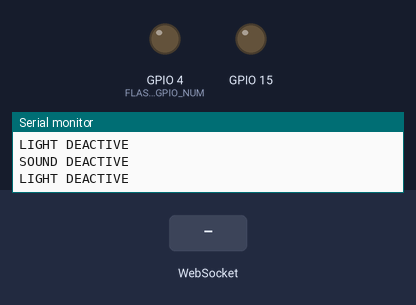
Simulated run of this sketch. Board: ESP32. Parts: output pins drawn as LEDs (lit = HIGH), the last lines printed to the serial monitor. Inputs (shaded band) come from the test bench. WiFi joins after 1.5 s; servers stay silent unless stated; the camera gives no picture.

Above: at 3.0 s.
3.1 s: WebSocket text "F-ON" received
At 4.3 s:
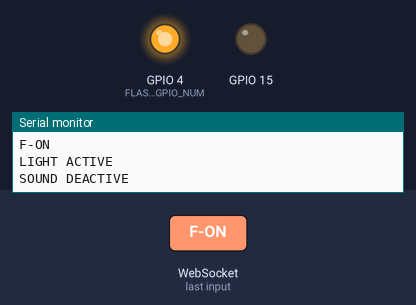
4.6 s: WebSocket text "BEEP" received
At 5.3 s:
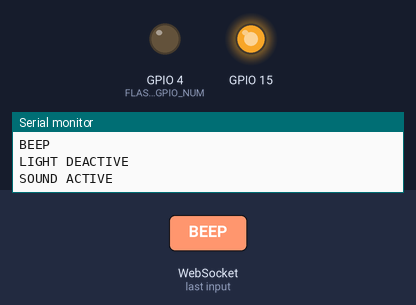
Timing chart, 0 to 7.6 s (numbered marks = the images above; inputs shaded):
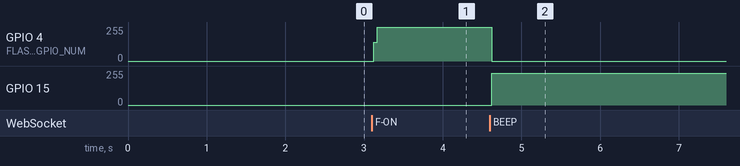

Measured:
- after the input at 3.1 s, GPIO 4 (FLASH_GPIO_NUM): 0/255 → 255/255 at once
- after the input at 4.6 s, GPIO 4 (FLASH_GPIO_NUM): 255/255 → 0/255 at once; GPIO 15: 0/255 → 239/255 at once

The sketch:

For-ESP32CAM.ino
```cpp
#include "esp_camera.h"
#include <WiFi.h>
#include <WebSocketsServer.h>

#define SOUND_BIT 8
#define CHANNEL 0
#define CHANNEL_ 1
#define FREQ 2000
#define FLASH_GPIO_NUM 4
#define BUZZER_GPIO_NUM 15

#define PWDN_GPIO_NUM     32
#define RESET_GPIO_NUM    -1
#define XCLK_GPIO_NUM      0
#define SIOD_GPIO_NUM     26
#define SIOC_GPIO_NUM     27

#define Y9_GPIO_NUM       35
#define Y8_GPIO_NUM       34
#define Y7_GPIO_NUM       39
#define Y6_GPIO_NUM       36
#define Y5_GPIO_NUM       21
#define Y4_GPIO_NUM       19
#define Y3_GPIO_NUM       18
#define Y2_GPIO_NUM        5
#define VSYNC_GPIO_NUM    25
#define HREF_GPIO_NUM     23
#define PCLK_GPIO_NUM     22


WebSocketsServer webSocket = WebSocketsServer(81);
WiFiServer server(80);
uint8_t cam_num;
char _payload[16];
bool connected = false;

String index_html ="<html>\n \
<head>\n \
<title>Not Client !!!!</title>\n \
</head>\n \
<body>\n \
<div id='output'>Anoymouse Gateway</div>\n \
</body>\n \
</html>\n \
</script>";
void configCamera(){
  camera_config_t config;
  config.ledc_channel = LEDC_CHANNEL_0;
  config.ledc_timer = LEDC_TIMER_0;
  config.pin_d0 = Y2_GPIO_NUM;
  config.pin_d1 = Y3_GPIO_NUM;
  config.pin_d2 = Y4_GPIO_NUM;
  config.pin_d3 = Y5_GPIO_NUM;
  config.pin_d4 = Y6_GPIO_NUM;
  config.pin_d5 = Y7_GPIO_NUM;
  config.pin_d6 = Y8_GPIO_NUM;
  config.pin_d7 = Y9_GPIO_NUM;
  config.pin_xclk = XCLK_GPIO_NUM;
  config.pin_pclk = PCLK_GPIO_NUM;
  config.pin_vsync = VSYNC_GPIO_NUM;
  config.pin_href = HREF_GPIO_NUM;
  config.pin_sscb_sda = SIOD_GPIO_NUM;
  config.pin_sscb_scl = SIOC_GPIO_NUM;
  config.pin_pwdn = PWDN_GPIO_NUM;
  config.pin_reset = RESET_GPIO_NUM;
  config.xclk_freq_hz = 20000000;
  config.pixel_format = PIXFORMAT_JPEG;

  config.frame_size = FRAMESIZE_QVGA;
  config.jpeg_quality = 9;
  config.fb_count = 1;

  esp_err_t err = esp_camera_init(&config);
  if (err != ESP_OK) {
    Serial.printf("Camera init failed with error 0x%x", err);
    return;
  }
}

void liveCam(uint8_t num){
  camera_fb_t * fb = esp_camera_fb_get();
  if (!fb) {
      Serial.println("Frame buffer could not be acquired");
      return;
  }
  webSocket.sendBIN(num, fb->buf, fb->len);

  esp_camera_fb_return(fb);
}

void webSocketEvent(uint8_t num, WStype_t type, uint8_t * payload, size_t length) {

    switch(type) {
        case WStype_DISCONNECTED:
            Serial.printf("[%u] Disconnected!\n", num);
            break;
        case WStype_CONNECTED:
            cam_num = num;
            connected = true;
            break;
        case WStype_TEXT:
            strcpy(_payload, (char *)(payload));
            break;
        case WStype_BIN:
            break;
        case WStype_ERROR:
            break;
        case WStype_FRAGMENT_TEXT_START:
            break;
        case WStype_FRAGMENT_BIN_START:
            break;
        case WStype_FRAGMENT:
            break;
        case WStype_FRAGMENT_FIN:
            break;
        default:
          break;
    }
}
void setup() {
  Serial.begin(115200);
  WiFi.begin("LTL", "ProjectPassword");
  Serial.println("");
  while (WiFi.status() != WL_CONNECTED) {
    delay(500);
    Serial.print(".");
  }
  Serial.println("");
  String IP = WiFi.localIP().toString();
  Serial.print("IP address: " + IP);
  index_html.replace("server_ip", IP);
  server.begin();
  webSocket.begin();
  webSocket.onEvent(webSocketEvent);
  configCamera();
  pinMode(FLASH_GPIO_NUM, OUTPUT);
  ledcSetup(CHANNEL, FREQ, SOUND_BIT);
  ledcSetup(CHANNEL_, FREQ, SOUND_BIT);
  ledcAttachPin(15, CHANNEL);
  ledcAttachPin(FLASH_GPIO_NUM, CHANNEL_);
}

void http_resp(){
  WiFiClient client = server.available();
  if (client.connected() && client.available()) {
    client.flush();
    client.print(index_html);
    client.stop();
  }
}
//void warning() {
//  ledcWrite(CHANNEL, 240);
//  delay(1000);
//  ledcWrite(CHANNEL, 0);
//  delay(100);
//  ledcWrite(CHANNEL, 240);
//  delay(300);
//  ledcWrite(CHANNEL, 0);
//  delay(300);
//  ledcWrite(CHANNEL, 240);
//  delay(200);
//  ledcWrite(CHANNEL, 0);
//  delay(1000);
//}
void loop() {
  http_resp();
  webSocket.loop();
  ledcWrite(CHANNEL_, 1);
  Serial.println(_payload);
  String __payload = String(_payload);
  if(__payload == "F-ON") {
    digitalWrite(FLASH_GPIO_NUM, HIGH);
    Serial.println("LIGHT ACTIVE");
  } else {
    digitalWrite(FLASH_GPIO_NUM, LOW);
    Serial.println("LIGHT DEACTIVE");
  }

  if(__payload == "BEEP") {
    Serial.println("SOUND ACTIVE");
    ledcWrite(CHANNEL, 240);
  }
  else {
    Serial.println("SOUND DEACTIVE");
    ledcWrite(CHANNEL, 0);
  }
  if(connected == true){
    liveCam(cam_num);
  }


}
```
